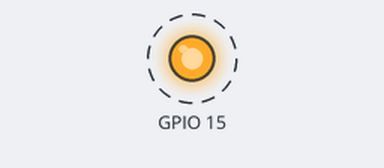
A sketch run on a simulated ESP8266 (NodeMCU). Shown: output pins drawn as LEDs (lit = HIGH). Dashed ring = blinking. What the sketch prints to the serial monitor is not drawn.

Above: at 0.5 s.
Timing chart, 0 to 4.6 s (numbered marks = the images above):
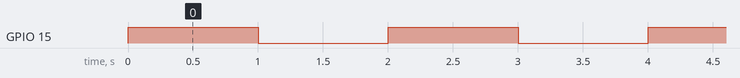

The sketch:

esp8266_LED_blink.ino
```cpp
/*
LED BLINKING
*/
//Board: NodeMCU 0.9 (ESP-12 Module)
//Upload speed: "115200"
//CPU frequency: "80MHz"
//Flash Size: "4M (1M SPIFFS)"
//Debug port: "Disabled"
//Debug level: "CORE+WIFI+HTTP_UPDATE+UPDATER+OTA+OOM"
//lwIP Variant: "v2 Lower Memory"
//Erase Flash: "Only sketch"
//Port: COM3
//Programmer: "AVRISP mkII"

void setup() {
  // put your setup code here, to run once:
  pinMode(15, OUTPUT);
  Serial.begin(115200);
  int br = Serial.baudRate();
  Serial.printf("Serial is %d bps", br);
}

void loop() {
  // put your main code here, to run repeatedly:
  digitalWrite(15, HIGH);   // turn the LED on (HIGH is the voltage level)
  Serial.printf("test\n");
  delay(1000);              // wait for a second
  digitalWrite(15, LOW);    // turn the LED off by making the voltage LOW
  delay(1000);              // wait for a second
}
```

Measured:
- by itself, GPIO 15: alternates HIGH for 1.0 s and LOW for 1.0 s
